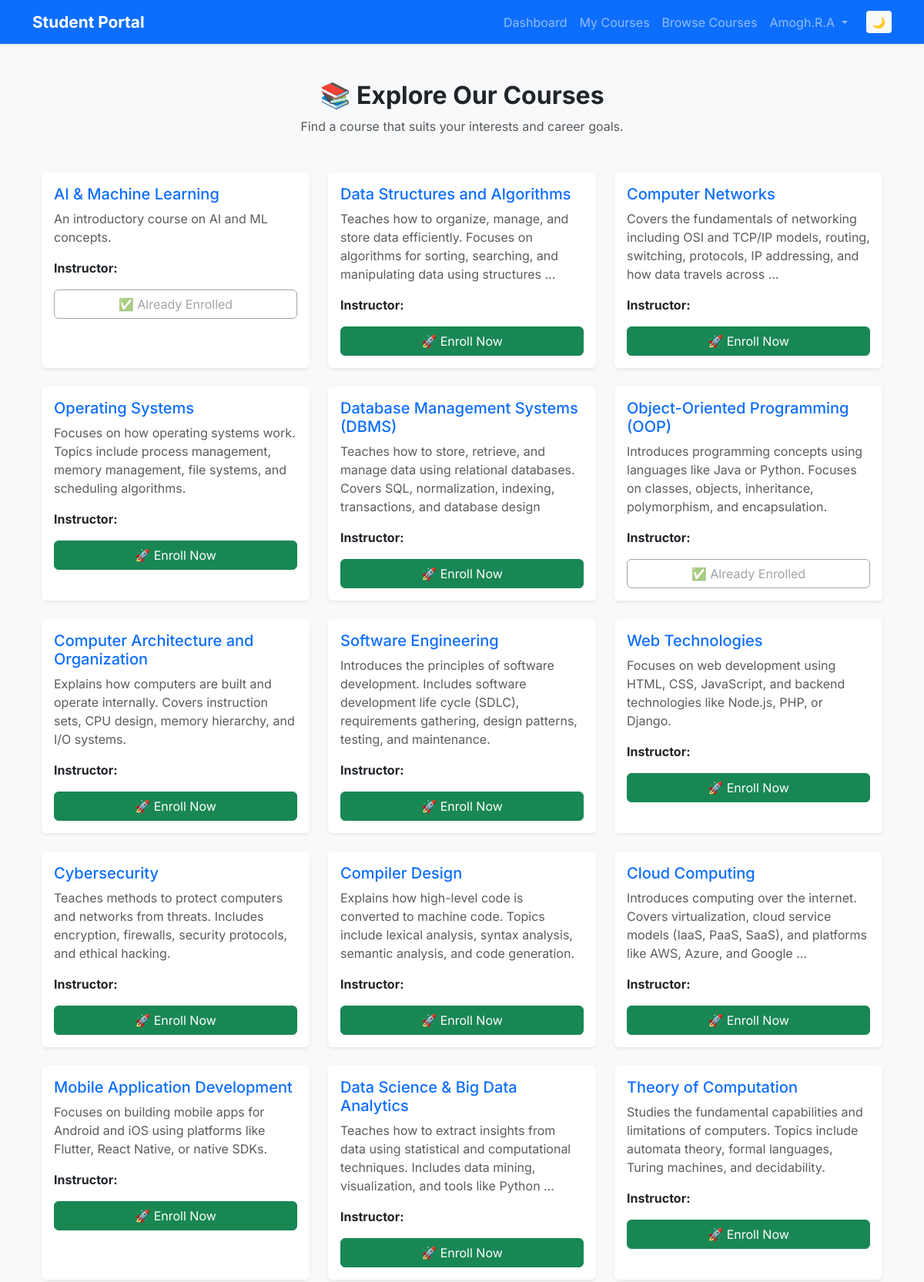
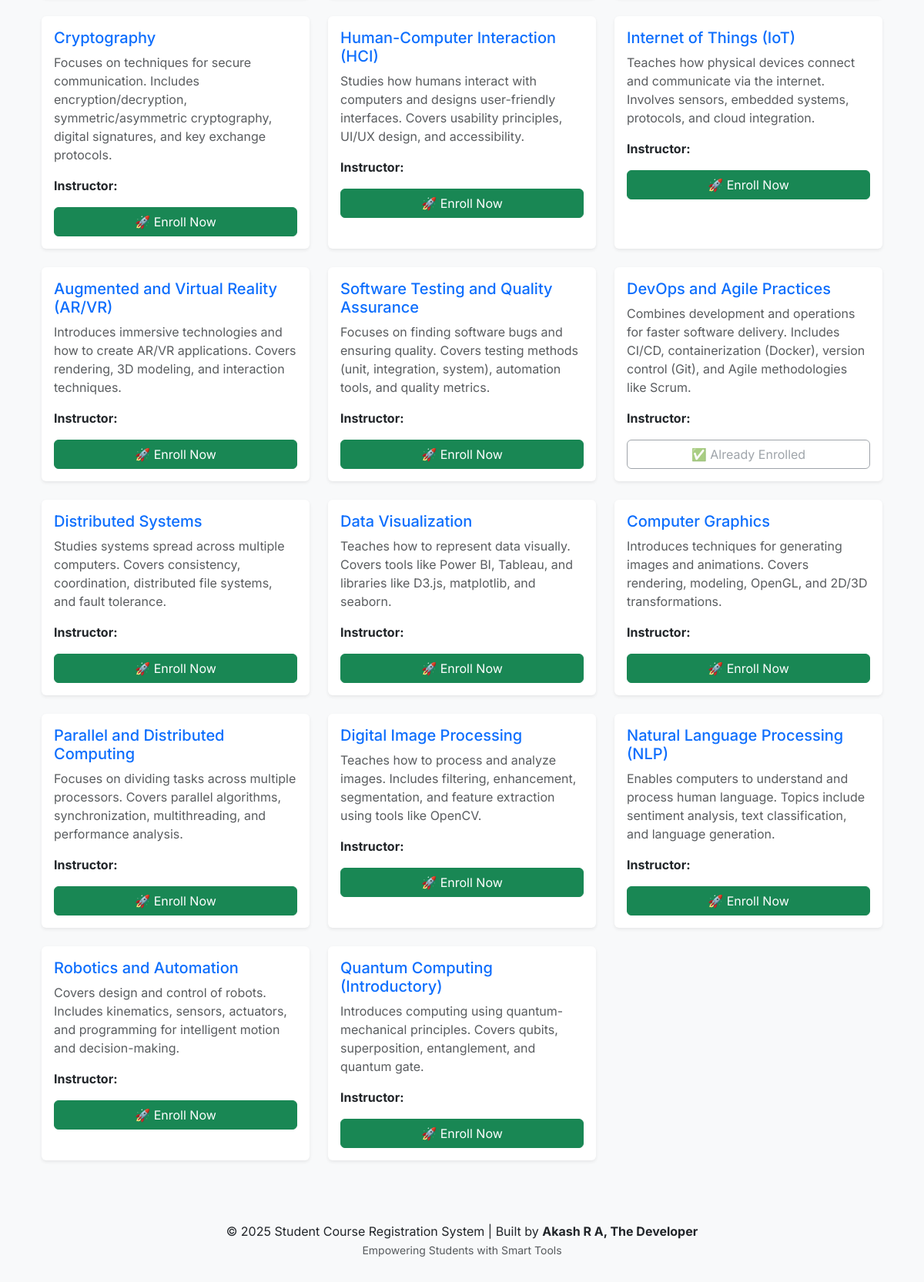
Screenshot of /registration/browse_courses/ (signed in) with the database file from the repository (2 pictures, top to bottom).
### registration/models.py (models this page shows, shortened)
class Course(models.Model):
    name = models.CharField(max_length=100)
    description = models.TextField(default="Default course description")
    created_at = models.DateTimeField(auto_now_add=True)

### registration/views.py (the view)
# urls.py: path('browse_courses/', views.browse_courses, name='browse_courses'),  # Fixed typo here
@login_required
def browse_courses(request):
    courses = Course.objects.all()
    try:
        student = Student.objects.get(user=request.user)
        enrolled_courses = student.courses.all()
    except Student.DoesNotExist:
        enrolled_courses = []
    return render(request, 'browse_courses.html', {
        'courses': courses,
        'enrolled_courses': enrolled_courses,
    })

### registration/templates/browse_courses.html (shortened to what this page needs)
{% extends 'base.html' %}
{% block content %}
<div class="container mt-5">
    <div class="text-center mb-5">
        <h2 class="fw-bold">📚 Explore Our Courses</h2>
        <p class="text-muted">Find a course that suits your interests and career goals.</p>
    </div>
    {% if courses %}
    <div class="row row-cols-1 row-cols-md-2 row-cols-lg-3 g-4">
        {% for course in courses %}
        <div class="col">
            <div class="card h-100 shadow-sm border-0 hover-shadow transition">
                <div class="card-body">
                    <h5 class="card-title text-primary">{{ course.name }}</h5>
                    <p class="card-text text-muted">{{ course.description|truncatewords:20 }}</p>
                    <p> <strong>Instructor:</strong> {{ course.instructor }}</p>
                    {% if course in enrolled_courses %}
                        <button class="btn btn-outline-secondary w-100" disabled>
                            ✅ Already Enrolled
                        </button>
                    {% else %}
                        <form method="post" action="{% url 'enroll_course' course.id %}">
                            <button type="submit" class="btn btn-success w-100">
                                🚀 Enroll Now
                            </button>
                        </form>
                    {% endif %}
                </div>
            </div>
        </div>
        {% endfor %}
    </div>
    {% else %}
    <div class="alert alert-info text-center mt-4" role="alert">
        😕 No courses are available to browse at the moment. Please check back soon!
    </div>
    {% endif %}
</div>
{% endblock %}

### registration/templates/base.html (shortened to what this page needs)
<!DOCTYPE html>
<html lang="en" data-bs-theme="light">
<head>
    <link href="https://cdn.jsdelivr.net/npm/bootstrap@5.3.2/dist/css/bootstrap.min.css" rel="stylesheet">
</head>
<body class="bg-light">
<nav class="navbar navbar-expand-lg navbar-dark bg-primary shadow-sm sticky-top">
    <div class="container">
        <a class="navbar-brand fw-bold" href="{% url 'dashboard' %}">Student Portal</a>
        <div class="collapse navbar-collapse justify-content-end" id="navbarMain">
            <ul class="navbar-nav align-items-center">
                {% if user.is_authenticated %}
                    <li class="nav-item">
                        <a class="nav-link" href="{% url 'dashboard' %}">Dashboard</a>
                    </li>
                    <li class="nav-item">
                        <a class="nav-link" href="{% url 'my_courses' %}">My Courses</a>
                    </li>
                    <li class="nav-item">
                        <a class="nav-link" href="{% url 'browse_courses' %}">Browse Courses</a>
                    </li>
                    <li class="nav-item dropdown">
                        <a class="nav-link dropdown-toggle" href="#" id="userDropdown" role="button" data-bs-toggle="dropdown">
                            {{ user.username }}
                        </a>
                    </li>
                {% endif %}
                <li class="nav-item ms-3">
                    <button class="btn btn-sm btn-light" id="toggleTheme" title="Toggle dark mode">🌙</button>
                </li>
            </ul>
        </div>
    </div>
</nav>
<div class="container mt-4">
    {% block content %}{% endblock %}
</div>
<footer class="text-center">
    <div class="container">
        <p class="mb-0">&copy; 2025 Student Course Registration System | Built by <strong>Akash R A, The Developer</strong></p>
        <small class="text-muted">Empowering Students with Smart Tools</small>
    </div>
</footer>
</body>
</html>

### registration/templates/base.html (style rules this page uses)
body { font-family: 'Inter', sans-serif; transition: background-color 0.3s ease, color 0.3s ease; }
footer { background-color: #f8f9fa; padding: 30px 0; margin-top: 50px; }
.navbar-brand { font-weight: 700; font-size: 1.3rem; }
#toggleTheme { border: none; }

### registration/templates/browse_courses.html (style rules this page uses)
.transition { transition: 0.3s ease-in-out; }

### rows the page displays
Course: name "AI & Machine Learning", description "An introductory course on AI and ML concepts.", shows "✅ Already Enrolled"
Course: name "Data Structures and Algorithms", description "Teaches how to organize, manage, and store data efficiently. Focuses on algorithms for sorting, searching, and manipulating data using structures …", shows "🚀 Enroll Now"
Course: name "Computer Networks", description "Covers the fundamentals of networking including OSI and TCP/IP models, routing, switching, protocols, IP addressing, and how data travels across …", shows "🚀 Enroll Now"
Course: name "Operating Systems", description "Focuses on how operating systems work. Topics include process management, memory management, file systems, and scheduling algorithms.", shows "🚀 Enroll Now"
Course: name "Database Management Systems (DBMS)", description "Teaches how to store, retrieve, and manage data using relational databases. Covers SQL, normalization, indexing, transactions, and database design", shows "🚀 Enroll Now"
Course: name "Object-Oriented Programming (OOP)", description "Introduces programming concepts using languages like Java or Python. Focuses on classes, objects, inheritance, polymorphism, and encapsulation.", shows "✅ Already Enrolled"
Course: name "Computer Architecture and Organization", description "Explains how computers are built and operate internally. Covers instruction sets, CPU design, memory hierarchy, and I/O systems.", shows "🚀 Enroll Now"
Course: name "Software Engineering", description "Introduces the principles of software development. Includes software development life cycle (SDLC), requirements gathering, design patterns, testing, and maintenance.", shows "🚀 Enroll Now"
Course: name "Web Technologies", description "Focuses on web development using HTML, CSS, JavaScript, and backend technologies like Node.js, PHP, or Django.", shows "🚀 Enroll Now"
Course: name "Cybersecurity", description "Teaches methods to protect computers and networks from threats. Includes encryption, firewalls, security protocols, and ethical hacking.", shows "🚀 Enroll Now"
Course: name "Compiler Design", description "Explains how high-level code is converted to machine code. Topics include lexical analysis, syntax analysis, semantic analysis, and code generation.", shows "🚀 Enroll Now"
Course: name "Cloud Computing", description "Introduces computing over the internet. Covers virtualization, cloud service models (IaaS, PaaS, SaaS), and platforms like AWS, Azure, and Google …", shows "🚀 Enroll Now"
Course: name "Mobile Application Development", description "Focuses on building mobile apps for Android and iOS using platforms like Flutter, React Native, or native SDKs.", shows "🚀 Enroll Now"
Course: name "Data Science & Big Data Analytics", description "Teaches how to extract insights from data using statistical and computational techniques. Includes data mining, visualization, and tools like Python …", shows "🚀 Enroll Now"
Course: name "Theory of Computation", description "Studies the fundamental capabilities and limitations of computers. Topics include automata theory, formal languages, Turing machines, and decidability.", shows "🚀 Enroll Now"
Course: name "Cryptography", description "Focuses on techniques for secure communication. Includes encryption/decryption, symmetric/asymmetric cryptography, digital signatures, and key exchange protocols.", shows "🚀 Enroll Now"
Course: name "Human-Computer Interaction (HCI)", description "Studies how humans interact with computers and designs user-friendly interfaces. Covers usability principles, UI/UX design, and accessibility.", shows "🚀 Enroll Now"
Course: name "Internet of Things (IoT)", description "Teaches how physical devices connect and communicate via the internet. Involves sensors, embedded systems, protocols, and cloud integration.", shows "🚀 Enroll Now"
Course: name "Augmented and Virtual Reality (AR/VR)", description "Introduces immersive technologies and how to create AR/VR applications. Covers rendering, 3D modeling, and interaction techniques.", shows "🚀 Enroll Now"
Course: name "Software Testing and Quality Assurance", description "Focuses on finding software bugs and ensuring quality. Covers testing methods (unit, integration, system), automation tools, and quality metrics.", shows "🚀 Enroll Now"
Course: name "DevOps and Agile Practices", description "Combines development and operations for faster software delivery. Includes CI/CD, containerization (Docker), version control (Git), and Agile methodologies like Scrum.", shows "✅ Already Enrolled"
Course: name "Distributed Systems", description "Studies systems spread across multiple computers. Covers consistency, coordination, distributed file systems, and fault tolerance.", shows "🚀 Enroll Now"
Course: name "Data Visualization", description "Teaches how to represent data visually. Covers tools like Power BI, Tableau, and libraries like D3.js, matplotlib, and seaborn.", shows "🚀 Enroll Now"
Course: name "Computer Graphics", description "Introduces techniques for generating images and animations. Covers rendering, modeling, OpenGL, and 2D/3D transformations.", shows "🚀 Enroll Now"
Course: name "Parallel and Distributed Computing", description "Focuses on dividing tasks across multiple processors. Covers parallel algorithms, synchronization, multithreading, and performance analysis.", shows "🚀 Enroll Now"
Course: name "Digital Image Processing", description "Teaches how to process and analyze images. Includes filtering, enhancement, segmentation, and feature extraction using tools like OpenCV.", shows "🚀 Enroll Now"
Course: name "Natural Language Processing (NLP)", description "Enables computers to understand and process human language. Topics include sentiment analysis, text classification, and language generation.", shows "🚀 Enroll Now"
Course: name "Robotics and Automation", description "Covers design and control of robots. Includes kinematics, sensors, actuators, and programming for intelligent motion and decision-making.", shows "🚀 Enroll Now"
Course: name "Quantum Computing (Introductory)", description "Introduces computing using quantum-mechanical principles. Covers qubits, superposition, entanglement, and quantum gate.", shows "🚀 Enroll Now"

### other values shown
{{ user.username }} "Amogh.R.A"
